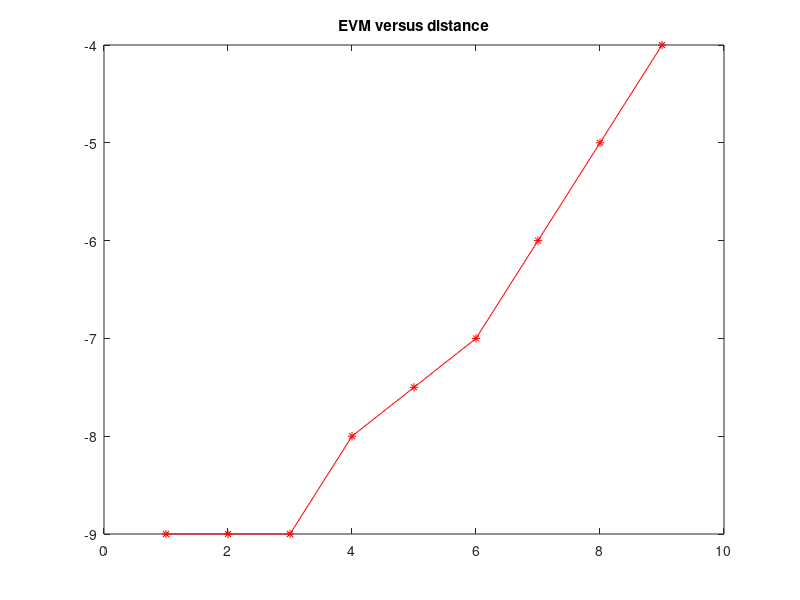
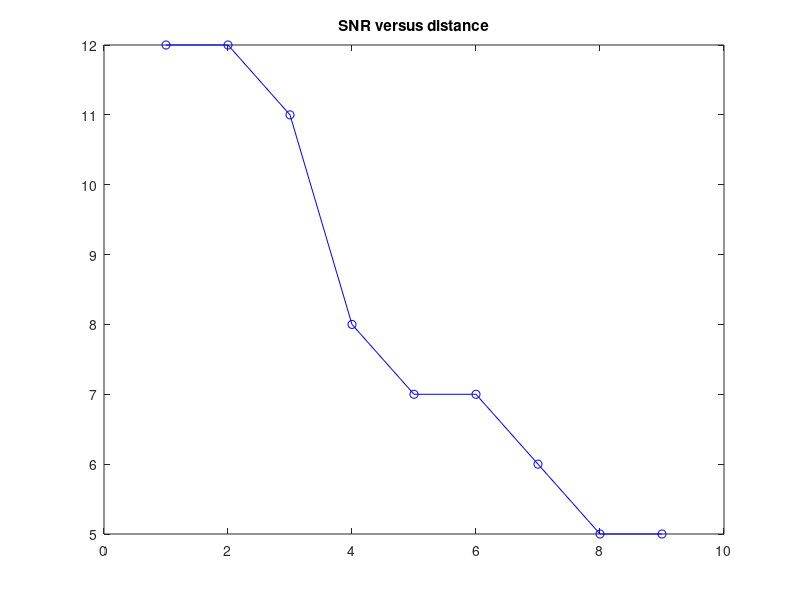
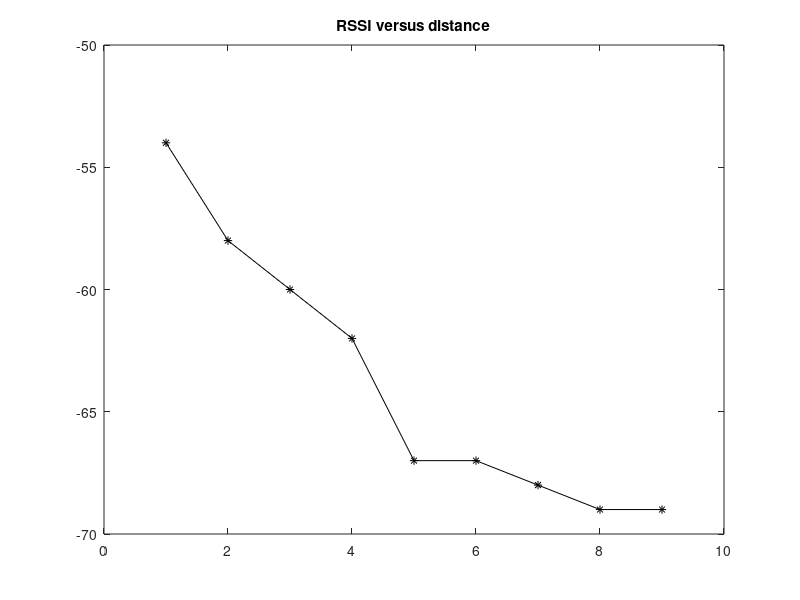
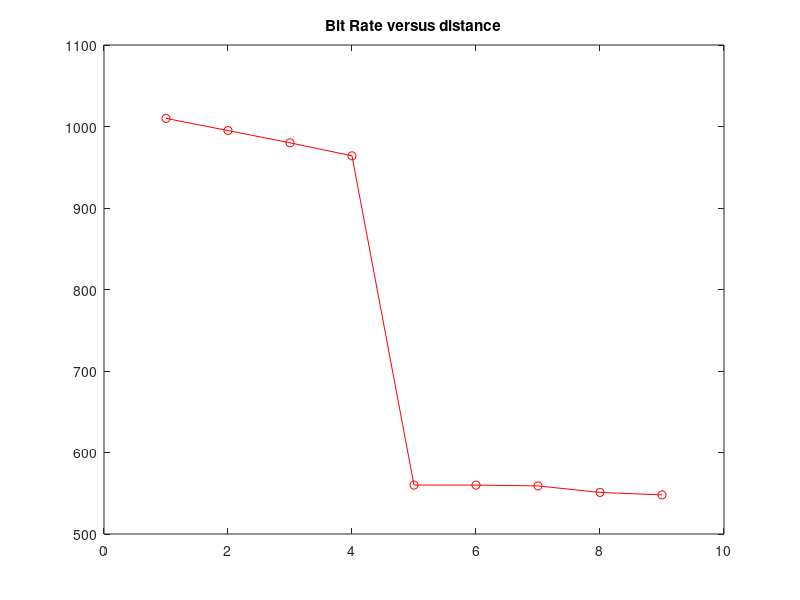

Write MATLAB code to recreate these figures, in order.
distance = [1, 2, 3, 4, 5, 6, 7, 8, 9];

evm = [-9, -9, -9, -8, -7.5, -7, -6, -5, -4];
snr = [12, 12, 11, 8, 7, 7, 6, 5, 5];
rssi = [-54, -58, -60, -62, -67, -67, -68, -69, -69];
rcpi = [-55, -59, -61, -62, -68, -69, -70, -72, -72];
bitrate = [1010, 995, 980, 964, 560, 560, 559, 551, 548];

figure
plot(distance,evm,'r-*');
title('EVM versus distance');

figure
plot(distance,snr,'b-o');
title('SNR versus distance');

figure
plot(distance,rssi,'k-*');
title('RSSI versus distance');

figure
plot(distance,bitrate,'r-o');
title('Bit Rate versus distance');

